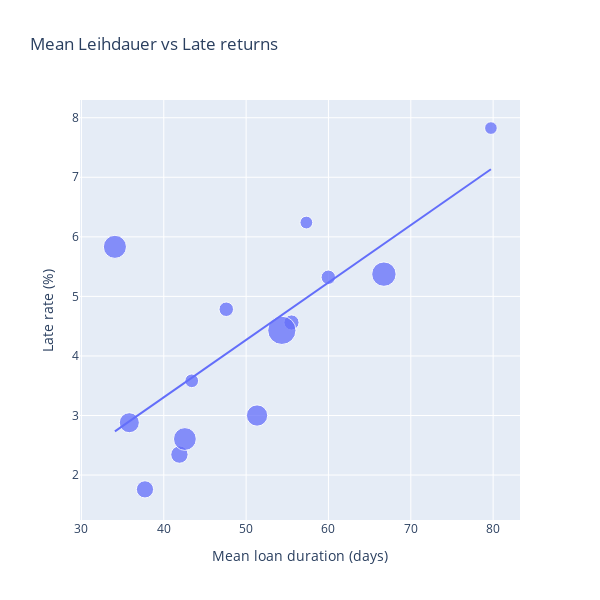

Source (notebook cell):
### Markdown cell above
## Identifying correlations for properties of media types

To find correlations between properties of media types and late rate we look at some scatter plots.

### Code cell
media_type_table_copy = media_type_table.copy()

counts = data_frame.groupby("Medientyp").size().rename("n_loans")
media_type_table_copy = media_type_table_copy.merge(counts, on="Medientyp", how="left")

# bubble size scaling
media_type_table_copy["size"] = 50 + 400 * np.sqrt(media_type_table_copy["n_loans"] / media_type_table_copy["n_loans"].max())

figure = px.scatter(
    media_type_table_copy,
    x="mean",
    y="late_rate_percent",
    size="size",
    hover_name="Medientyp",
    hover_data={
        "n_loans": True,
        "mean": ":.2f",
        "late_rate_percent": ":.2f",
        "median": ":.2f",
        "delta_median": ":.2f",
        "size": False
    },
    labels={
        "mean": "Mean loan duration (days)",
        "late_rate_percent": "Late rate (%)",
        "n_loans": "amount of loans",
        "delta_median": "median(late) - median(on time"
    },
    title="Mean Leihdauer vs Late returns",
    trendline="ols"
)

figure.update_traces(marker=dict(opacity=0.75))
figure.update_layout(
    xaxis_title="Mean loan duration (days)",
    yaxis_title="Late rate (%)",
    width=600,
    height=600,
)

figure.show()

# calculate pearson
log_pearson_spearman(media_type_table_copy, "mean", "late_rate_percent")

### Figure 1 — Plotly figure (JSON) as saved in the notebook; plotly's stock layout.template omitted (floating-point values rounded to 4 significant figures)
{"data": [{"customdata": [[53140.0, 20.0, 74.0, 166.8], [12060.0, 26.0, 68.5, 105.6], [6261.0, 55.0, 68.0, 90.1], [315700.0, 42.0, 57.0, 334.7], [24090.0, 36.0, 46.0, 128.6], [55470.0, 25.0, 44.0, 169.4], [162800.0, 34.0, 35.0, 254.5], [17780.0, 41.0, 32.5, 117.6], [120500.0, 23.0, 30.0, 225.9], [229100.0, 28.0, 28.0, 292.5], [6939.0, 37.0, 28.0, 92.21], [623100.0, 37.0, 24.0, 450.0], [243500.0, 21.0, 20.0, 300.0], [18210.0, 32.0, 17.0, 118.4]], "hovertemplate": "<b>%{hovertext}</b><br><br>Mean loan duration (days)=%{x:.2f}<br>Late rate (%)=%{y:.2f}<br>amount of loans=%{customdata[0]}<br>median=%{customdata[1]:.2f}<br>median(late) - median(on time=%{customdata[2]:.2f}<extra></extra>", "hovertext": ["Musik-CD", "Zeitschriften", "Sprachkurse", "Sachbuch", "Fremdsprachige Belletristik", "Hörbuch", "Kinder u. Jugend-CD", "Spiele", "Comic", "Belletristik", "Konsolenspiel", "Kinder u. Jugendbuch", "DVD", "Tonie"], "legendgroup": "", "marker": {"color": "#636efa", "size": [166.8, 105.6, 90.1, 334.7, 128.6, 169.4, 254.5, 117.6, 225.9, 292.5, 92.21, 450.0, 300.0, 118.4], "sizemode": "area", "sizeref": 1.125, "symbol": "circle", "opacity": 0.75}, "mode": "markers", "name": "", "orientation": "v", "showlegend": false, "x": [37.72, 43.4, 79.73, 66.73, 55.51, 41.9, 51.33, 59.98, 35.82, 42.57, 57.32, 54.34, 34.07, 47.59], "xaxis": "x", "y": [1.76, 3.583, 7.826, 5.374, 4.562, 2.343, 3.0, 5.321, 2.879, 2.605, 6.24, 4.43, 5.832, 4.784], "yaxis": "y", "type": "scatter"}, {"hovertemplate": "<b>OLS trendline</b><br>late_rate_percent = 0.0963847 * mean + -0.550144<br>R<sup>2</sup>=0.517253<br><br>Mean loan duration (days)=%{x:.2f}<br>Late rate (%)=%{y:.2f} <b>(trend)</b><extra></extra>", "legendgroup": "", "marker": {"color": "#636efa", "symbol": "circle", "opacity": 0.75}, "mode": "lines", "name": "", "showlegend": false, "x": [34.07, 35.82, 37.72, 41.9, 42.57, 43.4, 47.59, 51.33, 54.34, 55.51, 57.32, 59.98, 66.73, 79.73], "xaxis": "x", "y": [2.733, 2.902, 3.085, 3.489, 3.552, 3.633, 4.037, 4.397, 4.687, 4.801, 4.974, 5.231, 5.882, 7.135], "yaxis": "y", "type": "scatter"}], "layout": {"xaxis": {"anchor": "y", "domain": [0.0, 1.0], "title": {"text": "Mean loan duration (days)"}}, "yaxis": {"anchor": "x", "domain": [0.0, 1.0], "title": {"text": "Late rate (%)"}}, "legend": {"tracegroupgap": 0, "itemsizing": "constant"}, "title": {"text": "Mean Leihdauer vs Late returns"}, "width": 600, "height": 600}}
